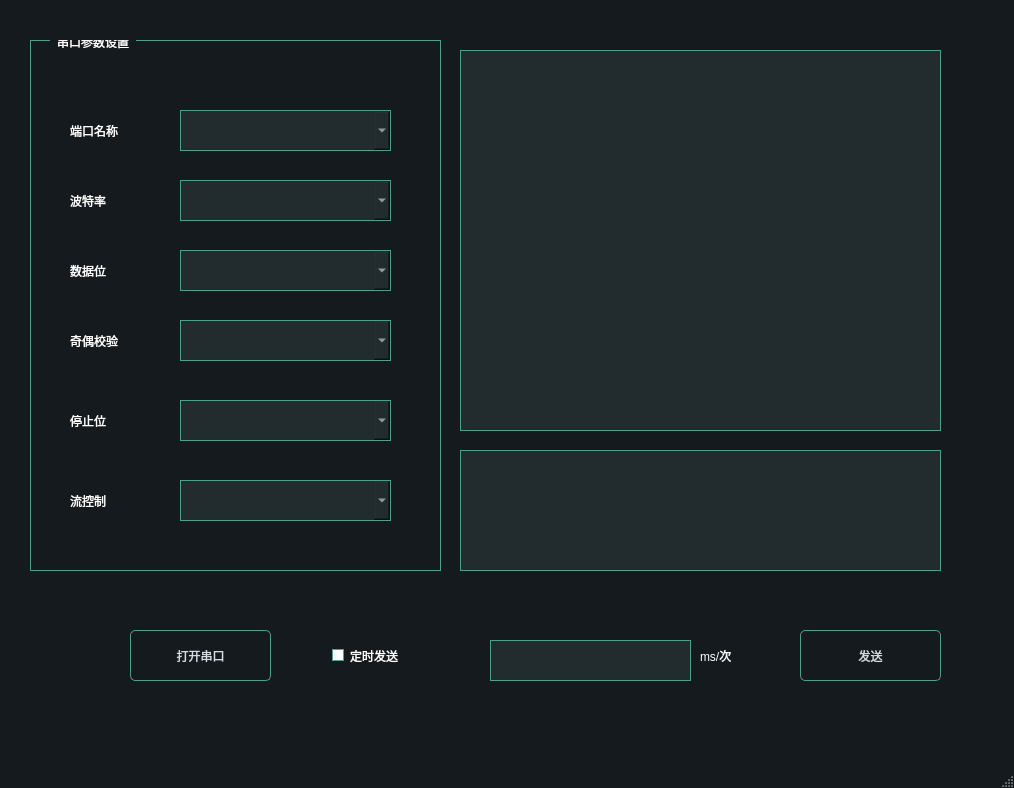
<?xml version="1.0" encoding="UTF-8"?>
<ui version="4.0">
 <class>MainWindow</class>
 <widget class="QMainWindow" name="MainWindow">
  <property name="geometry">
   <rect>
    <x>0</x>
    <y>0</y>
    <width>1014</width>
    <height>788</height>
   </rect>
  </property>
  <property name="windowTitle">
   <string>黄强老师的串口工具(多线程)</string>
  </property>
  <property name="styleSheet">
   <string notr="true">/*
qss美化 - 黄强老师
*/
QWidget
{  
	font:  16pt &quot;Microsoft YaHei&quot;;
     color:  #ffffff;
}

QLabel {
	
}

QGroupBox {
    border-width: 1px;
	border-style: solid;
	border-color: #4fa08b;   

}

QGroupBox::title {
 
    subcontrol-origin: margin;
    left:20px;
    padding: -10px 5px 0px 5px;
}

QMainWindow {
	background-color:#151a1e;
}
QCalendar {
	background-color: #151a1e;
}
QTextEdit {
	border-width: 1px;
	border-style: solid;
	border-color: #4fa08b;
	background-color: #222b2e;
	color: #d3dae3;
}
QPlainTextEdit {
    font:  10pt &quot;Microsoft YaHei&quot;;
	border-width: 1px;
	border-style: solid;
	border-color: #4fa08b;
	background-color: #222b2e;
	color: #d3dae3;
}
QToolButton {
	border-style: solid;
	border-top-color: qlineargradient(spread:pad, x1:0.5, y1:1, x2:0.5, y2:0, stop:0 rgb(215, 215, 215), stop:1 rgb(222, 222, 222));
	border-right-color: qlineargradient(spread:pad, x1:0, y1:0.5, x2:1, y2:0.5, stop:0 rgb(217, 217, 217), stop:1 rgb(227, 227, 227));
	border-left-color: qlineargradient(spread:pad, x1:0, y1:0.5, x2:1, y2:0.5, stop:0 rgb(227, 227, 227), stop:1 rgb(217, 217, 217));
	border-bottom-color: qlineargradient(spread:pad, x1:0.5, y1:1, x2:0.5, y2:0, stop:0 rgb(215, 215, 215), stop:1 rgb(222, 222, 222));
	border-width: 1px;
	border-radius: 5px;
	color: #d3dae3;
	padding: 2px;
	background-color: rgb(255,255,255);
}
QToolButton:hover{
	border-style: solid;
	border-top-color: qlineargradient(spread:pad, x1:0.5, y1:1, x2:0.5, y2:0, stop:0 rgb(195, 195, 195), stop:1 rgb(222, 222, 222));
	border-right-color: qlineargradient(spread:pad, x1:0, y1:0.5, x2:1, y2:0.5, stop:0 rgb(197, 197, 197), stop:1 rgb(227, 227, 227));
	border-left-color: qlineargradient(spread:pad, x1:0, y1:0.5, x2:1, y2:0.5, stop:0 rgb(227, 227, 227), stop:1 rgb(197, 197, 197));
	border-bottom-color: qlineargradient(spread:pad, x1:0.5, y1:1, x2:0.5, y2:0, stop:0 rgb(195, 195, 195), stop:1 rgb(222, 222, 222));
	border-width: 1px;
	border-radius: 5px;
	color: rgb(0,0,0);
	padding: 2px;
	background-color: rgb(255,255,255);
}
QToolButton:pressed{
	border-style: solid;
	border-top-color: qlineargradient(spread:pad, x1:0.5, y1:1, x2:0.5, y2:0, stop:0 rgb(215, 215, 215), stop:1 rgb(222, 222, 222));
	border-right-color: qlineargradient(spread:pad, x1:0, y1:0.5, x2:1, y2:0.5, stop:0 rgb(217, 217, 217), stop:1 rgb(227, 227, 227));
	border-left-color: qlineargradient(spread:pad, x1:0, y1:0.5, x2:1, y2:0.5, stop:0 rgb(227, 227, 227), stop:1 rgb(217, 217, 217));
	border-bottom-color: qlineargradient(spread:pad, x1:0.5, y1:1, x2:0.5, y2:0, stop:0 rgb(215, 215, 215), stop:1 rgb(222, 222, 222));
	border-width: 1px;
	border-radius: 5px;
	color: rgb(0,0,0);
	padding: 2px;
	background-color: rgb(142,142,142);
}
QPushButton{

    border-width: 1px;
	border-style: solid;
	border-color: #4fa08b; 
 
	border-radius: 5px;
	color: #d3dae3;
	padding: 2px;
	background-color: #151a1e;
}
QPushButton::default{
	border-style: solid;
	border-color: #4fa08b;
	border-width: 1px;
	border-radius: 5px;
	color: #FFFFFF;
	padding: 2px;
	background-color: #151a1e;;
}
QPushButton:hover{
	border-style: solid;
	border-color: #050a0e;
	border-width: 1px;
	border-radius: 5px;
	color: #d3dae3;
	padding: 2px;
	background-color: #1c1f1f;
}
QPushButton:pressed{
	border-style: solid;
	border-color: #050a0e;
	border-width: 1px;
	border-radius: 5px;
	color: #d3dae3;
	padding: 2px;
	background-color: #2c2f2f;
}
QPushButton:disabled{
	border-style: solid;
	border-top-color: qlineargradient(spread:pad, x1:0.5, y1:1, x2:0.5, y2:0, stop:0 rgb(215, 215, 215), stop:1 rgb(222, 222, 222));
	border-right-color: qlineargradient(spread:pad, x1:0, y1:0.5, x2:1, y2:0.5, stop:0 rgb(217, 217, 217), stop:1 rgb(227, 227, 227));
	border-left-color: qlineargradient(spread:pad, x1:0, y1:0.5, x2:1, y2:0.5, stop:0 rgb(227, 227, 227), stop:1 rgb(217, 217, 217));
	border-bottom-color: qlineargradient(spread:pad, x1:0.5, y1:1, x2:0.5, y2:0, stop:0 rgb(215, 215, 215), stop:1 rgb(222, 222, 222));
	border-width: 1px;
	border-radius: 5px;
	color: #808086;
	padding: 2px;
	background-color: rgb(142,142,142);
}
QLineEdit {
	border-width: 1px;
	border-style: solid;
	border-color: #4fa08b;
	background-color: #222b2e;
	color: #d3dae3;
}



QLCDNumber {
	color: #4d9b87;
}
QProgressBar {
	text-align: center;
	color: #d3dae3;
	border-radius: 10px;
	border-color: transparent;
	border-style: solid;
	background-color: #52595d;
}
QProgressBar::chunk {
	background-color: #214037	;
	border-radius: 10px;
}
QMenuBar {
	background-color: #151a1e;
}
QMenuBar::item {
	color: #d3dae3;
  	spacing: 3px;
  	padding: 1px 4px;
	background-color: #151a1e;
}

QMenuBar::item:selected {
  	background-color: #252a2e;
	color: #FFFFFF;
}
QMenu {
	background-color: #151a1e;
}
QMenu::item:selected {
	background-color: #252a2e;
	color: #FFFFFF;
}
QMenu::item {
	color: #d3dae3;
	background-color: #151a1e;
}
QTabWidget {
	color:rgb(0,0,0);
	background-color:#000000;
}
QTabWidget::pane {
		border-color: #050a0e;
		background-color: #1e282c;
		border-style: solid;
		border-width: 1px;
    	border-bottom-left-radius: 4px;
		border-bottom-right-radius: 4px;
}
QTabBar::tab:first {
	border-style: solid;
	border-left-width:1px;
	border-right-width:0px;
	border-top-width:1px;
	border-bottom-width:0px;
	border-top-color: #050a0e;
	border-left-color: #050a0e;
	border-bottom-color: #050a0e;
	border-top-left-radius: 4px;
	color: #d3dae3;
	padding: 3px;
	margin-left:0px;
	background-color: #151a1e;
}
QTabBar::tab:last {
	border-style: solid;
	border-top-width:1px;
	border-left-width:1px;
	border-right-width:1px;
	border-bottom-width:0px;
	border-color: #050a0e;
	border-top-right-radius: 4px;
	color: #d3dae3;
	padding: 3px;
	margin-left:0px;
	background-color: #151a1e;
}
QTabBar::tab {
	border-style: solid;
	border-top-width:1px;
	border-bottom-width:0px;
	border-left-width:1px;
	border-top-color: #050a0e;
	border-left-color: #050a0e;
	border-bottom-color: #050a0e;
	color: #d3dae3;
	padding: 3px;
	margin-left:0px;
	background-color: #151a1e;
}
QTabBar::tab:selected, QTabBar::tab:last:selected, QTabBar::tab:hover {
  	border-style: solid;
  	border-left-width:1px;
	border-bottom-width:0px;
	border-right-color: transparent;
	border-top-color: #050a0e;
	border-left-color: #050a0e;
	border-bottom-color: #050a0e;
	color: #FFFFFF;
	padding: 3px;
	margin-left:0px;
	background-color: #1e282c;
}

QTabBar::tab:selected, QTabBar::tab:first:selected, QTabBar::tab:hover {
  	border-style: solid;
  	border-left-width:1px;
  	border-bottom-width:0px;
  	border-top-width:1px;
	border-right-color: transparent;
	border-top-color: #050a0e;
	border-left-color: #050a0e;
	border-bottom-color: #050a0e;
	color: #FFFFFF;
	padding: 3px;
	margin-left:0px;
	background-color: #1e282c;
}

QCheckBox { 
	padding: 2px;
}
QCheckBox:disabled {
	color: #808086;
	padding: 2px;
}

QCheckBox:hover {
	border-radius:4px;
	border-style:solid;
	padding-left: 1px;
	padding-right: 1px;
	padding-bottom: 1px;
	padding-top: 1px;
	border-width:1px;
	border-color: transparent;
}
QCheckBox::indicator:checked {

	height: 10px;
	width: 10px;
	border-style:solid;
	border-width: 1px;
	border-color: #4fa08b; 
	background-color:  #4fa08b;
}
QCheckBox::indicator:unchecked {

	height: 10px;
	width: 10px;
	border-style:solid;
	border-width: 1px;
	border-color: #4fa08b;
	background-color:  #FFFFFF;
}
QRadioButton {
	color: #d3dae3;
	padding: 1px;
}
QRadioButton::indicator:checked {
	height: 10px;
	width: 10px;
	border-style:solid;
	border-radius:5px;
	border-width: 1px;
	border-color: #4fa08b;
	color: #a9b7c6;
	background-color: qradialgradient(cx:0.5, cy:0.5, radius:0.4,fx:0.5, fy:0.5, stop:0 #4fa08b, stop:1 #1e282c);
}
QRadioButton::indicator:!checked {
	height: 10px;
	width: 10px;
	border-style:solid;
	border-radius:5px;
	border-width: 1px;
	border-color: #4fa08b;
	color: #a9b7c6;
	background-color: transparent;
}
QStatusBar {
	color:#027f7f;
}
QSpinBox {
	color: #d3dae3;
	background-color: #222b2e;
	border-width: 1px;
	border-style: solid;
	border-color: #4fa08b;
}
QDoubleSpinBox {
	color: #d3dae3;
	background-color: #222b2e;
	border-width: 1px;
	border-style: solid;
	border-color: #4fa08b;
}
QTimeEdit {
	color: #d3dae3;
	background-color: #222b2e;
	border-width: 1px;
	border-style: solid;
	border-color: #4fa08b;
}
QDateTimeEdit {
	color: #d3dae3;
	background-color: #222b2e;
	border-width: 1px;
	border-style: solid;
	border-color: #4fa08b;
}
QDateEdit {
	color: #d3dae3;
	background-color: #222b2e;
	border-width: 1px;
	border-style: solid;
	border-color: #4fa08b;
}
QFontComboBox {
	color: #d3dae3;
	background-color: #222b2e;
	border-width: 1px;
	border-style: solid;
	border-color: #4fa08b;
}
QComboBox {
	color: #d3dae3;
	background-color: #222b2e;
	border-width: 1px;
	border-style: solid;
	border-color: #4fa08b;
}
/* 下拉后，整个下拉窗体样式 */
QComboBox QAbstractItemView {
    outline: 0px solid gray;   /* 选定项的虚框 */
    border: 1px solid  #4fa08b;   /* 整个下拉窗体的边框 */ 
    background-color: #222b2e; /* 整个下拉窗体的背景色 */
    selection-background-color: #4fa08b;   /* 整个下拉窗体被选中项的背景色 */
}
QComboBox:disabled
{ 
background-color: gray; /* 整个下拉窗体的背景色 */
}

QDial {
	background: #16a085;
}

QToolBox {
	color: #a9b7c6;
	background-color: #222b2e;
}
QToolBox::tab {
	color: #a9b7c6;
	background-color:#222b2e;
}
QToolBox::tab:selected {
	color: #FFFFFF;
	background-color:#222b2e;
}
QScrollArea {
	color: #FFFFFF;
	background-color:#222b2e;
}
QSlider::groove:horizontal {
	height: 5px;
	background-color: #52595d;
}
QSlider::groove:vertical {
	width: 5px;
	background-color: #52595d;
}
QSlider::handle:horizontal {
	background: #1a2224;
	border-style: solid;
	border-width: 1px;
	border-color: rgb(207,207,207);
	width: 12px;
	margin: -5px 0;
	border-radius: 7px;
}
QSlider::handle:vertical {
	background: #1a2224;
	border-style: solid;
	border-width: 1px;
	border-color: rgb(207,207,207);
	height: 12px;
	margin: 0 -5px;
	border-radius: 7px;
}
QSlider::add-page:horizontal {
    background: #52595d;
}
QSlider::add-page:vertical {
    background: #52595d;
}
QSlider::sub-page:horizontal {
    background-color: #15433a;
}
QSlider::sub-page:vertical {
    background-color: #15433a;
}
QScrollBar:horizontal {
	max-height: 10px;
	border: 1px transparent grey;
	margin: 0px 20px 0px 20px;
	background: transparent;
}
QScrollBar:vertical {
	max-width: 10px;
	border: 1px transparent grey;
	margin: 20px 0px 20px 0px;
	background: transparent;
}
QScrollBar::handle:horizontal {
	background: #52595d;
	border-style: transparent;
	border-radius: 4px;
	min-width: 25px;
}
QScrollBar::handle:horizontal:hover {
	background: #58a492;
	border-style: transparent;
	border-radius: 4px;
	min-width: 25px;
}
QScrollBar::handle:vertical {
	background: #52595d;
	border-style: transparent;
	border-radius: 4px;
	min-height: 25px;
}
QScrollBar::handle:vertical:hover {
	background: #58a492;
	border-style: transparent;
	border-radius: 4px;
	min-height: 25px;
}
QScrollBar::add-line:horizontal {
   border: 2px transparent grey;
   border-top-right-radius: 4px;
   border-bottom-right-radius: 4px;
   background: #15433a;
   width: 20px;
   subcontrol-position: right;
   subcontrol-origin: margin;
}
QScrollBar::add-line:horizontal:pressed {
   border: 2px transparent grey;
   border-top-right-radius: 4px;
   border-bottom-right-radius: 4px;
   background: rgb(181,181,181);
   width: 20px;
   subcontrol-position: right;
   subcontrol-origin: margin;
}
QScrollBar::add-line:vertical {
   border: 2px transparent grey;
   border-bottom-left-radius: 4px;
   border-bottom-right-radius: 4px;
   background: #15433a;
   height: 20px;
   subcontrol-position: bottom;
   subcontrol-origin: margin;
}
QScrollBar::add-line:vertical:pressed {
   border: 2px transparent grey;
   border-bottom-left-radius: 4px;
   border-bottom-right-radius: 4px;
   background: rgb(181,181,181);
   height: 20px;
   subcontrol-position: bottom;
   subcontrol-origin: margin;
}
QScrollBar::sub-line:horizontal {
   border: 2px transparent grey;
   border-top-left-radius: 4px;
   border-bottom-left-radius: 4px;
   background: #15433a;
   width: 20px;
   subcontrol-position: left;
   subcontrol-origin: margin;
}
QScrollBar::sub-line:horizontal:pressed {
   border: 2px transparent grey;
   border-top-left-radius: 4px;
   border-bottom-left-radius: 4px;
   background: rgb(181,181,181);
   width: 20px;
   subcontrol-position: left;
   subcontrol-origin: margin;
}
QScrollBar::sub-line:vertical {
   border: 2px transparent grey;
   border-top-left-radius: 4px;
   border-top-right-radius: 4px;
   background: #15433a;
   height: 20px;
   subcontrol-position: top;
   subcontrol-origin: margin;
}
QScrollBar::sub-line:vertical:pressed {
   border: 2px transparent grey;
   border-top-left-radius: 4px;
   border-top-right-radius: 4px;
   background: rgb(181,181,181);
   height: 20px;
   subcontrol-position: top;
   subcontrol-origin: margin;
}

QScrollBar::add-page:horizontal, QScrollBar::sub-page:horizontal {
   background: none;
}
QScrollBar::add-page:vertical, QScrollBar::sub-page:vertical {
   background: none;
}</string>
  </property>
  <widget class="QWidget" name="centralwidget">
   <widget class="QGroupBox" name="groupBox">
    <property name="geometry">
     <rect>
      <x>30</x>
      <y>40</y>
      <width>411</width>
      <height>531</height>
     </rect>
    </property>
    <property name="title">
     <string>串口参数设置</string>
    </property>
    <widget class="QLabel" name="label">
     <property name="geometry">
      <rect>
       <x>40</x>
       <y>70</y>
       <width>111</width>
       <height>41</height>
      </rect>
     </property>
     <property name="text">
      <string>端口名称</string>
     </property>
    </widget>
    <widget class="QComboBox" name="portName">
     <property name="geometry">
      <rect>
       <x>150</x>
       <y>70</y>
       <width>211</width>
       <height>41</height>
      </rect>
     </property>
    </widget>
    <widget class="QComboBox" name="baudRate">
     <property name="geometry">
      <rect>
       <x>150</x>
       <y>140</y>
       <width>211</width>
       <height>41</height>
      </rect>
     </property>
    </widget>
    <widget class="QLabel" name="label_2">
     <property name="geometry">
      <rect>
       <x>40</x>
       <y>140</y>
       <width>111</width>
       <height>41</height>
      </rect>
     </property>
     <property name="text">
      <string>波特率</string>
     </property>
    </widget>
    <widget class="QComboBox" name="dataBits">
     <property name="geometry">
      <rect>
       <x>150</x>
       <y>210</y>
       <width>211</width>
       <height>41</height>
      </rect>
     </property>
    </widget>
    <widget class="QLabel" name="label_3">
     <property name="geometry">
      <rect>
       <x>40</x>
       <y>210</y>
       <width>111</width>
       <height>41</height>
      </rect>
     </property>
     <property name="text">
      <string>数据位</string>
     </property>
    </widget>
    <widget class="QComboBox" name="parity">
     <property name="geometry">
      <rect>
       <x>150</x>
       <y>280</y>
       <width>211</width>
       <height>41</height>
      </rect>
     </property>
    </widget>
    <widget class="QLabel" name="label_4">
     <property name="geometry">
      <rect>
       <x>40</x>
       <y>280</y>
       <width>111</width>
       <height>41</height>
      </rect>
     </property>
     <property name="text">
      <string>奇偶校验</string>
     </property>
    </widget>
    <widget class="QComboBox" name="stopBits">
     <property name="geometry">
      <rect>
       <x>150</x>
       <y>360</y>
       <width>211</width>
       <height>41</height>
      </rect>
     </property>
    </widget>
    <widget class="QLabel" name="label_5">
     <property name="geometry">
      <rect>
       <x>40</x>
       <y>360</y>
       <width>111</width>
       <height>41</height>
      </rect>
     </property>
     <property name="text">
      <string>停止位</string>
     </property>
    </widget>
    <widget class="QComboBox" name="flowControl">
     <property name="geometry">
      <rect>
       <x>150</x>
       <y>440</y>
       <width>211</width>
       <height>41</height>
      </rect>
     </property>
    </widget>
    <widget class="QLabel" name="label_6">
     <property name="geometry">
      <rect>
       <x>40</x>
       <y>440</y>
       <width>111</width>
       <height>41</height>
      </rect>
     </property>
     <property name="text">
      <string>流控制</string>
     </property>
    </widget>
   </widget>
   <widget class="QPlainTextEdit" name="recvTextEdit">
    <property name="geometry">
     <rect>
      <x>460</x>
      <y>50</y>
      <width>481</width>
      <height>381</height>
     </rect>
    </property>
   </widget>
   <widget class="QPlainTextEdit" name="sendTextEdit">
    <property name="geometry">
     <rect>
      <x>460</x>
      <y>450</y>
      <width>481</width>
      <height>121</height>
     </rect>
    </property>
   </widget>
   <widget class="QPushButton" name="openButton">
    <property name="geometry">
     <rect>
      <x>130</x>
      <y>630</y>
      <width>141</width>
      <height>51</height>
     </rect>
    </property>
    <property name="text">
     <string>打开串口</string>
    </property>
   </widget>
   <widget class="QPushButton" name="sendButton">
    <property name="geometry">
     <rect>
      <x>800</x>
      <y>630</y>
      <width>141</width>
      <height>51</height>
     </rect>
    </property>
    <property name="text">
     <string>发送</string>
    </property>
   </widget>
   <widget class="QCheckBox" name="checkBox">
    <property name="geometry">
     <rect>
      <x>330</x>
      <y>630</y>
      <width>181</width>
      <height>51</height>
     </rect>
    </property>
    <property name="text">
     <string>定时发送</string>
    </property>
   </widget>
   <widget class="QLineEdit" name="timelineEdit">
    <property name="geometry">
     <rect>
      <x>490</x>
      <y>640</y>
      <width>201</width>
      <height>41</height>
     </rect>
    </property>
   </widget>
   <widget class="QLabel" name="label_7">
    <property name="geometry">
     <rect>
      <x>700</x>
      <y>630</y>
      <width>91</width>
      <height>51</height>
     </rect>
    </property>
    <property name="text">
     <string>ms/次</string>
    </property>
   </widget>
  </widget>
  <widget class="QMenuBar" name="menubar">
   <property name="geometry">
    <rect>
     <x>0</x>
     <y>0</y>
     <width>1014</width>
     <height>38</height>
    </rect>
   </property>
  </widget>
  <widget class="QStatusBar" name="statusbar"/>
 </widget>
 <resources/>
 <connections/>
</ui>
